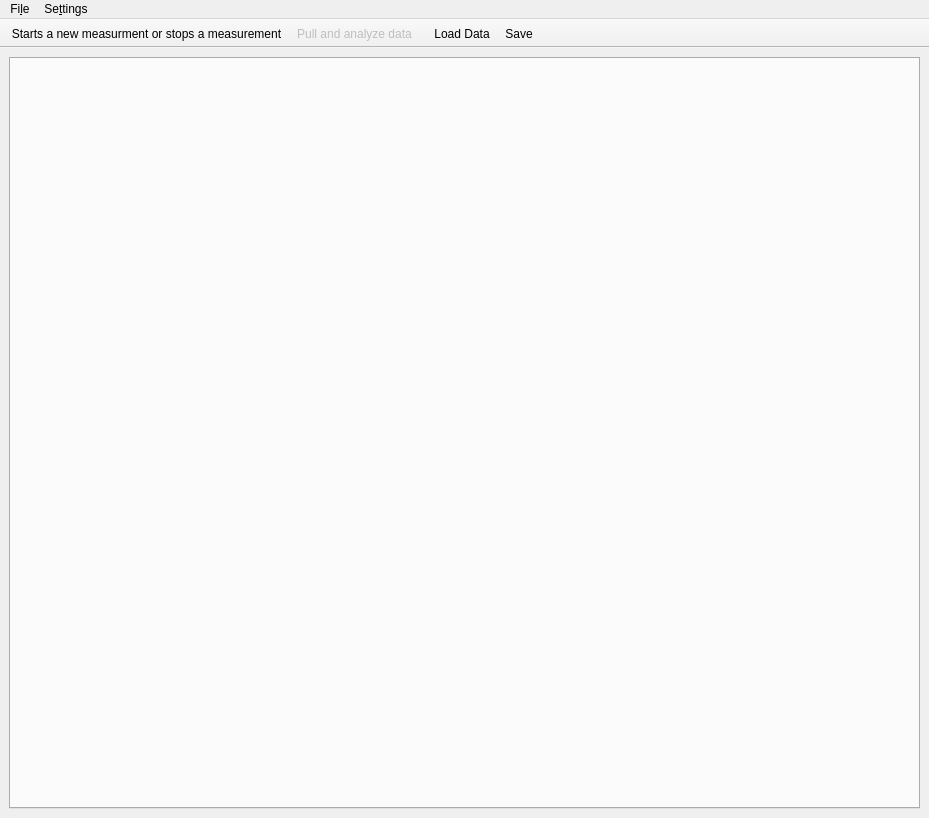
<?xml version="1.0" encoding="UTF-8"?>
<ui version="4.0">
 <class>MainWindow</class>
 <widget class="QMainWindow" name="MainWindow">
  <property name="geometry">
   <rect>
    <x>0</x>
    <y>0</y>
    <width>929</width>
    <height>818</height>
   </rect>
  </property>
  <property name="minimumSize">
   <size>
    <width>40</width>
    <height>0</height>
   </size>
  </property>
  <property name="windowTitle">
   <string>qudi: Qdyne Measurement</string>
  </property>
  <property name="layoutDirection">
   <enum>Qt::LeftToRight</enum>
  </property>
  <widget class="QWidget" name="centralwidget">
   <layout class="QGridLayout" name="gridLayout">
    <item row="0" column="0">
     <widget class="QTabWidget" name="tabWidget">
      <property name="styleSheet">
       <string notr="true">QTabWidget::tab:disabled { width: 0; height: 0; margin: 0; padding: 0; border: none; }</string>
      </property>
      <property name="currentIndex">
       <number>-1</number>
      </property>
     </widget>
    </item>
   </layout>
  </widget>
  <widget class="QMenuBar" name="menubar">
   <property name="geometry">
    <rect>
     <x>0</x>
     <y>0</y>
     <width>929</width>
     <height>21</height>
    </rect>
   </property>
   <widget class="QMenu" name="menuFile">
    <property name="title">
     <string>Fi&amp;le</string>
    </property>
    <addaction name="action_save_data"/>
    <addaction name="action_save_as"/>
    <addaction name="actionClose"/>
   </widget>
   <widget class="QMenu" name="menuSettings">
    <property name="title">
     <string>Se&amp;ttings</string>
    </property>
    <addaction name="action_Predefined_Methods_Config"/>
    <addaction name="separator"/>
    <addaction name="action_Settings_Analysis"/>
    <addaction name="action_FitSettings"/>
    <addaction name="action_Settings_Generator"/>
   </widget>
   <addaction name="menuFile"/>
   <addaction name="menuSettings"/>
  </widget>
  <widget class="QToolBar" name="analysis_ToolBar">
   <property name="windowTitle">
    <string>Measurement Control Toolbar</string>
   </property>
   <property name="layoutDirection">
    <enum>Qt::LeftToRight</enum>
   </property>
   <property name="movable">
    <bool>false</bool>
   </property>
   <property name="floatable">
    <bool>false</bool>
   </property>
   <attribute name="toolBarArea">
    <enum>TopToolBarArea</enum>
   </attribute>
   <attribute name="toolBarBreak">
    <bool>false</bool>
   </attribute>
   <addaction name="action_run_stop"/>
   <addaction name="action_pull_data"/>
  </widget>
  <widget class="QToolBar" name="data_manager_ToolBar">
   <property name="windowTitle">
    <string>Data Manager Toolbar</string>
   </property>
   <property name="movable">
    <bool>false</bool>
   </property>
   <property name="floatable">
    <bool>false</bool>
   </property>
   <attribute name="toolBarArea">
    <enum>TopToolBarArea</enum>
   </attribute>
   <attribute name="toolBarBreak">
    <bool>false</bool>
   </attribute>
   <addaction name="action_load_data"/>
   <addaction name="action_save_data"/>
  </widget>
  <widget class="QToolBar" name="control_ToolBar">
   <property name="windowTitle">
    <string>Pulser Control Toolbar</string>
   </property>
   <property name="movable">
    <bool>false</bool>
   </property>
   <property name="floatable">
    <bool>false</bool>
   </property>
   <attribute name="toolBarArea">
    <enum>TopToolBarArea</enum>
   </attribute>
   <attribute name="toolBarBreak">
    <bool>false</bool>
   </attribute>
  </widget>
  <action name="action_Settings_Analysis">
   <property name="icon">
    <iconset>
     <normaloff>../../artwork/icons/configure.svg</normaloff>../../artwork/icons/configure.svg</iconset>
   </property>
   <property name="text">
    <string>Analysis Settings</string>
   </property>
  </action>
  <action name="action_run_stop">
   <property name="checkable">
    <bool>true</bool>
   </property>
   <property name="icon">
    <iconset>
     <normaloff>../../artwork/icons/start-counter.svg</normaloff>
     <normalon>../../artwork/icons/stop-counter.svg</normalon>../../artwork/icons/start-counter.svg</iconset>
   </property>
   <property name="text">
    <string>Starts a new measurment or stops a measurement</string>
   </property>
  </action>
  <action name="action_continue_pause">
   <property name="checkable">
    <bool>true</bool>
   </property>
   <property name="enabled">
    <bool>true</bool>
   </property>
   <property name="icon">
    <iconset>
     <normaloff>../../artwork/icons/restart-counter.svg</normaloff>../../artwork/icons/restart-counter.svg</iconset>
   </property>
   <property name="text">
    <string>Pauses or continues a measurement</string>
   </property>
   <property name="toolTip">
    <string>action_continue_pause</string>
   </property>
  </action>
  <action name="action_save_data">
   <property name="icon">
    <iconset>
     <normaloff>../../artwork/icons/document-save.svg</normaloff>../../artwork/icons/document-save.svg</iconset>
   </property>
   <property name="text">
    <string>Save</string>
   </property>
   <property name="toolTip">
    <string>Save current measurement data</string>
   </property>
   <property name="shortcut">
    <string>Ctrl+S</string>
   </property>
  </action>
  <action name="action_pull_data">
   <property name="enabled">
    <bool>false</bool>
   </property>
   <property name="icon">
    <iconset>
     <normaloff>../../artwork/icons/view-refresh.svg</normaloff>../../artwork/icons/view-refresh.svg</iconset>
   </property>
   <property name="text">
    <string>Pull and analyze data</string>
   </property>
  </action>
  <action name="actionClose">
   <property name="icon">
    <iconset>
     <normaloff>../../artwork/icons/application-exit.svg</normaloff>../../artwork/icons/application-exit.svg</iconset>
   </property>
   <property name="text">
    <string>&amp;Close</string>
   </property>
  </action>
  <action name="action_Predefined_Methods_Config">
   <property name="icon">
    <iconset>
     <normaloff>../../artwork/icons/configure.svg</normaloff>../../artwork/icons/configure.svg</iconset>
   </property>
   <property name="text">
    <string>Predefined Methods</string>
   </property>
  </action>
  <action name="action_FitSettings">
   <property name="icon">
    <iconset>
     <normaloff>../../artwork/icons/configure.svg</normaloff>../../artwork/icons/configure.svg</iconset>
   </property>
   <property name="text">
    <string>Fit Settings</string>
   </property>
   <property name="toolTip">
    <string>Customize fitting routines for pulsed measurements</string>
   </property>
  </action>
  <action name="action_Settings_Generator">
   <property name="icon">
    <iconset>
     <normaloff>../../artwork/icons/configure.svg</normaloff>../../artwork/icons/configure.svg</iconset>
   </property>
   <property name="text">
    <string>Pulse Generator Settings</string>
   </property>
  </action>
  <action name="action_save_as">
   <property name="icon">
    <iconset>
     <normaloff>../../artwork/icons/document-save.svg</normaloff>../../artwork/icons/document-save.svg</iconset>
   </property>
   <property name="text">
    <string>Save As...</string>
   </property>
   <property name="toolTip">
    <string>Save current measurement data to  a custom file path</string>
   </property>
   <property name="shortcut">
    <string>Ctrl+Shift+S</string>
   </property>
  </action>
  <action name="action_load_data">
   <property name="icon">
    <iconset>
     <normaloff>../../../../../../qudi-core/src/qudi/artwork/icons/document-open.svgz</normaloff>../../../../../../qudi-core/src/qudi/artwork/icons/document-open.svgz</iconset>
   </property>
   <property name="text">
    <string>Load Data</string>
   </property>
   <property name="toolTip">
    <string>Load data</string>
   </property>
  </action>
 </widget>
 <resources/>
 <connections>
  <connection>
   <sender>actionClose</sender>
   <signal>triggered()</signal>
   <receiver>MainWindow</receiver>
   <slot>close()</slot>
   <hints>
    <hint type="sourcelabel">
     <x>-1</x>
     <y>-1</y>
    </hint>
    <hint type="destinationlabel">
     <x>504</x>
     <y>541</y>
    </hint>
   </hints>
  </connection>
 </connections>
</ui>
